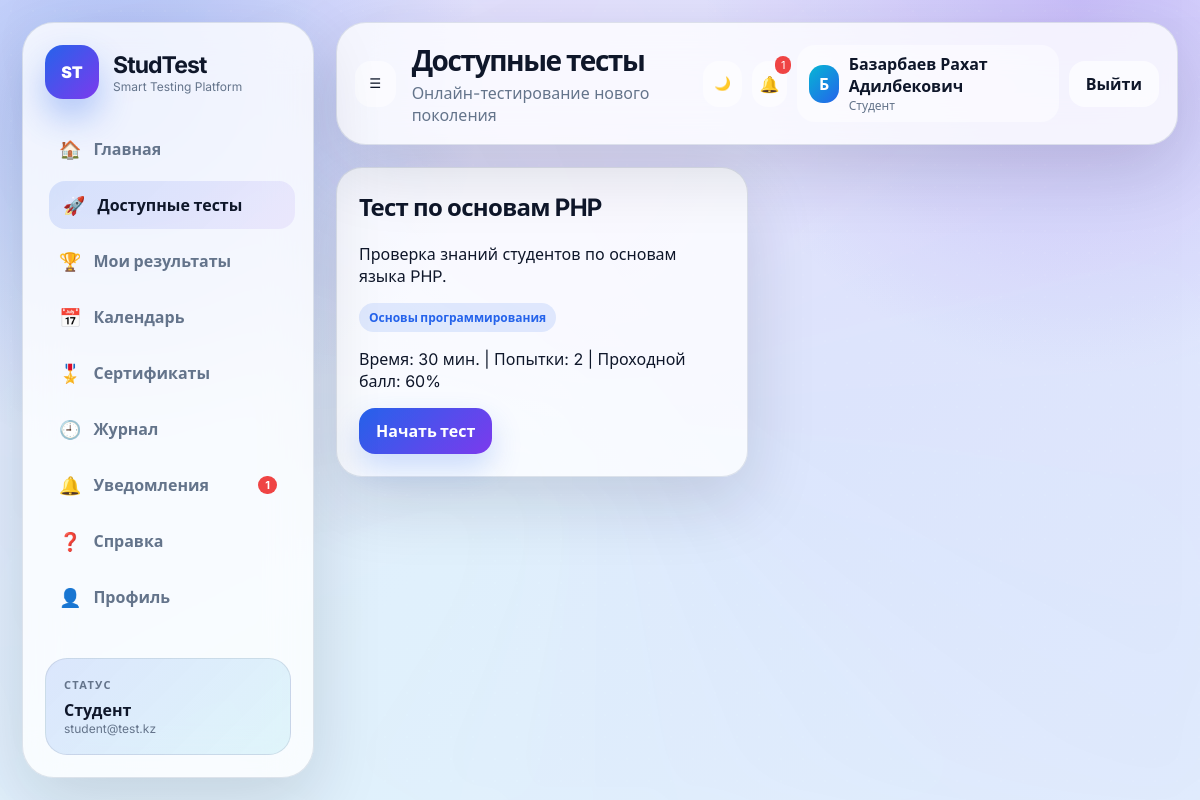
The page /student/tests.php (signed in) on the database its author committed.
### tables this page shows
CREATE TABLE `tests` (
  `id` int(11) NOT NULL,
  `title` varchar(200) NOT NULL,
  `description` text DEFAULT NULL,
  `subject_id` int(11) NOT NULL,
  `teacher_id` int(11) NOT NULL,
  `time_limit` int(11) NOT NULL DEFAULT 30,
  `max_attempts` int(11) NOT NULL DEFAULT 1,
  `passing_score` int(11) NOT NULL DEFAULT 50,
  `shuffle_questions` tinyint(1) NOT NULL DEFAULT 1,
  `shuffle_answers` tinyint(1) NOT NULL DEFAULT 1,
  `status` enum('draft','published','closed') NOT NULL DEFAULT 'draft',
  `start_date` datetime DEFAULT NULL,
  `end_date` datetime DEFAULT NULL,
  `created_at` timestamp NULL DEFAULT current_timestamp(),
  `updated_at` timestamp NULL DEFAULT current_timestamp() ON UPDATE current_timestamp()
);

CREATE TABLE `subjects` (
  `id` int(11) NOT NULL,
  `name` varchar(150) NOT NULL,
  `description` text DEFAULT NULL,
  `teacher_id` int(11) DEFAULT NULL,
  `created_at` timestamp NULL DEFAULT current_timestamp()
);

### student/tests.php (the view, shortened to what this page needs)
<?php
require_once __DIR__ . '/../config/database.php';
$stmt = $pdo->prepare("SELECT t.*, s.name AS subject_name FROM tests t JOIN subjects s ON s.id=t.subject_id JOIN test_groups tg ON tg.test_id=t.id JOIN users u ON u.group_id=tg.group_id WHERE u.id=? AND t.status='published' AND (t.start_date IS NULL OR t.start_date <= NOW()) AND (t.end_date IS NULL OR t.end_date >= NOW()) ORDER BY t.id DESC");
$stmt->execute([currentUserId()]);
$tests = $stmt->fetchAll();
include __DIR__ . '/../includes/header.php';
?>
<div class="grid-2">
<?php foreach ($tests as $t): ?>
    <div class="card">
        <h2><?= htmlspecialchars($t['title']) ?></h2>
        <p><?= htmlspecialchars($t['description']) ?></p>
        <p><span class="badge"><?= htmlspecialchars($t['subject_name']) ?></span></p>
        <p>Время: <?= $t['time_limit'] ?> мин. | Попытки: <?= $t['max_attempts'] ?> | Проходной балл: <?= $t['passing_score'] ?>%</p>
        <a class="btn" href="/student/take-test.php?test_id=<?= $t['id'] ?>">Начать тест</a>
    </div>
<?php endforeach; ?>
</div>
<?php include __DIR__ . '/../includes/footer.php'; ?>

### assets/css/style.css (style rules this page uses)
:root { --bg:#eef3ff; --card:rgba(255,255,255,.78); --text:#0f172a; --muted:#64748b; --line:rgba(148,163,184,.28); --primary:#2563eb; --primary2:#7c3aed; --accent:#06b6d4; --success:#16a34a; --warning:#f59e0b; --danger:#ef4444; --shadow:0 24px 70px rgba(15,23,42,.14); --radius:26px; --sidebar:292px; }
* { box-sizing:border-box }
html { scroll-behavior:smooth }
body { margin:0;font-family:Inter,system-ui,Arial,sans-serif;background:radial-gradient(circle at 10% 10%,rgba(37,99,235,.26),transparent 28%),radial-gradient(circle at 90% 0%,rgba(124,58,237,.22),transparent 28%),linear-gradient(135deg,var(--bg),#f8fbff);color:var(--text);min-height:100vh;overflow-x:hidden }
body::before { content:"";position:fixed;inset:-120px;background:conic-gradient(from 110deg at 50% 50%,rgba(37,99,235,.12),rgba(6,182,212,.08),rgba(124,58,237,.12),rgba(37,99,235,.12));filter:blur(70px);animation:aurora 12s linear infinite;pointer-events:none }
a { color:inherit;text-decoration:none }
.grid-2 { grid-template-columns:repeat(2,minmax(0,1fr)) }
.card,.stat,.panel { background:var(--card);border:1px solid var(--line);border-radius:var(--radius);padding:22px;box-shadow:var(--shadow);backdrop-filter:blur(18px);transition:.25s }
.btn { border:0;border-radius:16px;padding:12px 17px;background:linear-gradient(135deg,var(--primary),var(--primary2));color:white;font-weight:850;display:inline-flex;align-items:center;gap:8px;cursor:pointer;transition:.22s;box-shadow:0 14px 30px rgba(37,99,235,.22) }
.badge { display:inline-flex;border-radius:99px;padding:6px 10px;font-size:12px;font-weight:850;background:rgba(37,99,235,.12);color:var(--primary) }
.grid-2,.grid-3,.grid-4 { display:grid;gap:18px }
.card h2,.card h3 { margin-top:0;letter-spacing:-.03em }

### rows shown on the page
tests: title "Тест по основам PHP", description "Проверка знаний студентов по основам языка PHP.", subject.name "Основы программирования", time_limit "30", max_attempts "2", passing_score "60"

### other values the page prints
$unreadCount "1"
roleLabel($role) "Студент"
currentUserEmail() "student@test.kz"
$pageTitle "Доступные тесты"
currentUserName() "Базарбаев Рахат Адилбекович"
